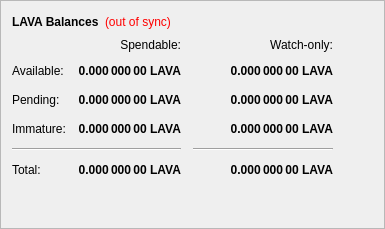
        <widget class="QFrame" name="frame">
         <property name="frameShape">
          <enum>QFrame::StyledPanel</enum>
         </property>
         <property name="frameShadow">
          <enum>QFrame::Raised</enum>
         </property>
         <layout class="QVBoxLayout" name="verticalLayout_4">
          <item>
           <layout class="QHBoxLayout" name="horizontalLayout_4">
            <item>
             <widget class="QLabel" name="label_5">
              <property name="font">
               <font>
                <weight>75</weight>
                <bold>true</bold>
               </font>
              </property>
              <property name="text">
               <string>LAVA Balances</string>
              </property>
             </widget>
            </item>
            <item>
             <widget class="QLabel" name="labelWalletStatus">
              <property name="cursor">
               <cursorShape>WhatsThisCursor</cursorShape>
              </property>
              <property name="toolTip">
               <string>The displayed information may be out of date. Your wallet automatically synchronizes with the LAVA network after a connection is established, but this process has not completed yet.</string>
              </property>
              <property name="styleSheet">
               <string notr="true">QLabel { color: red; }</string>
              </property>
              <property name="text">
               <string notr="true">(out of sync)</string>
              </property>
              <property name="alignment">
               <set>Qt::AlignLeading|Qt::AlignLeft|Qt::AlignVCenter</set>
              </property>
             </widget>
            </item>
            <item>
             <spacer name="horizontalSpacer_3">
              <property name="orientation">
               <enum>Qt::Horizontal</enum>
              </property>
              <property name="sizeHint" stdset="0">
               <size>
                <width>40</width>
                <height>20</height>
               </size>
              </property>
             </spacer>
            </item>
           </layout>
          </item>
          <item>
           <layout class="QGridLayout" name="gridLayout">
            <property name="spacing">
             <number>12</number>
            </property>
            <item row="2" column="2">
             <widget class="QLabel" name="labelWatchPending">
              <property name="font">
               <font>
                <weight>75</weight>
                <bold>true</bold>
               </font>
              </property>
              <property name="cursor">
               <cursorShape>IBeamCursor</cursorShape>
              </property>
              <property name="toolTip">
               <string>Unconfirmed transactions to watch-only addresses</string>
              </property>
              <property name="text">
               <string notr="true">0.000 000 00 LAVA</string>
              </property>
              <property name="alignment">
               <set>Qt::AlignRight|Qt::AlignTrailing|Qt::AlignVCenter</set>
              </property>
              <property name="textInteractionFlags">
               <set>Qt::LinksAccessibleByMouse|Qt::TextSelectableByKeyboard|Qt::TextSelectableByMouse</set>
              </property>
             </widget>
            </item>
            <item row="2" column="1">
             <widget class="QLabel" name="labelUnconfirmed">
              <property name="font">
               <font>
                <weight>75</weight>
                <bold>true</bold>
               </font>
              </property>
              <property name="cursor">
               <cursorShape>IBeamCursor</cursorShape>
              </property>
              <property name="toolTip">
               <string>Total of transactions that have yet to be confirmed, and do not yet count toward the spendable balance</string>
              </property>
              <property name="text">
               <string notr="true">0.000 000 00 LAVA</string>
              </property>
              <property name="alignment">
               <set>Qt::AlignRight|Qt::AlignTrailing|Qt::AlignVCenter</set>
              </property>
              <property name="textInteractionFlags">
               <set>Qt::LinksAccessibleByMouse|Qt::TextSelectableByKeyboard|Qt::TextSelectableByMouse</set>
              </property>
             </widget>
            </item>
            <item row="3" column="2">
             <widget class="QLabel" name="labelWatchImmature">
              <property name="font">
               <font>
                <weight>75</weight>
                <bold>true</bold>
               </font>
              </property>
              <property name="cursor">
               <cursorShape>IBeamCursor</cursorShape>
              </property>
              <property name="toolTip">
               <string>Staked or masternode rewards in watch-only addresses that has not yet matured</string>
              </property>
              <property name="text">
               <string notr="true">0.000 000 00 LAVA</string>
              </property>
              <property name="alignment">
               <set>Qt::AlignRight|Qt::AlignTrailing|Qt::AlignVCenter</set>
              </property>
              <property name="textInteractionFlags">
               <set>Qt::LinksAccessibleByMouse|Qt::TextSelectableByKeyboard|Qt::TextSelectableByMouse</set>
              </property>
             </widget>
            </item>
            <item row="4" column="0" colspan="2">
             <widget class="Line" name="lineSpendableBalance">
              <property name="orientation">
               <enum>Qt::Horizontal</enum>
              </property>
             </widget>
            </item>
            <item row="4" column="2">
             <widget class="Line" name="lineWatchBalance">
              <property name="sizePolicy">
               <sizepolicy hsizetype="Preferred" vsizetype="Fixed">
                <horstretch>0</horstretch>
                <verstretch>0</verstretch>
               </sizepolicy>
              </property>
              <property name="minimumSize">
               <size>
                <width>140</width>
                <height>0</height>
               </size>
              </property>
              <property name="orientation">
               <enum>Qt::Horizontal</enum>
              </property>
             </widget>
            </item>
            <item row="5" column="0">
             <widget class="QLabel" name="labelTotalText">
              <property name="text">
               <string>Total:</string>
              </property>
             </widget>
            </item>
            <item row="3" column="1">
             <widget class="QLabel" name="labelImmature">
              <property name="font">
               <font>
                <weight>75</weight>
                <bold>true</bold>
               </font>
              </property>
              <property name="cursor">
               <cursorShape>IBeamCursor</cursorShape>
              </property>
              <property name="toolTip">
               <string>Staked or masternode rewards that has not yet matured</string>
              </property>
              <property name="text">
               <string notr="true">0.000 000 00 LAVA</string>
              </property>
              <property name="alignment">
               <set>Qt::AlignRight|Qt::AlignTrailing|Qt::AlignVCenter</set>
              </property>
              <property name="textInteractionFlags">
               <set>Qt::LinksAccessibleByMouse|Qt::TextSelectableByKeyboard|Qt::TextSelectableByMouse</set>
              </property>
             </widget>
            </item>
            <item row="2" column="3">
             <spacer name="horizontalSpacer_2">
              <property name="orientation">
               <enum>Qt::Horizontal</enum>
              </property>
              <property name="sizeHint" stdset="0">
               <size>
                <width>40</width>
                <height>20</height>
               </size>
              </property>
             </spacer>
            </item>
            <item row="3" column="0">
             <widget class="QLabel" name="labelImmatureText">
              <property name="text">
               <string>Immature:</string>
              </property>
             </widget>
            </item>
            <item row="5" column="1">
             <widget class="QLabel" name="labelTotal">
              <property name="font">
               <font>
                <weight>75</weight>
                <bold>true</bold>
               </font>
              </property>
              <property name="cursor">
               <cursorShape>IBeamCursor</cursorShape>
              </property>
              <property name="toolTip">
               <string>Your current total balance</string>
              </property>
              <property name="text">
               <string notr="true">0.000 000 00 LAVA</string>
              </property>
              <property name="alignment">
               <set>Qt::AlignRight|Qt::AlignTrailing|Qt::AlignVCenter</set>
              </property>
              <property name="textInteractionFlags">
               <set>Qt::LinksAccessibleByMouse|Qt::TextSelectableByKeyboard|Qt::TextSelectableByMouse</set>
              </property>
             </widget>
            </item>
            <item row="5" column="2">
             <widget class="QLabel" name="labelWatchTotal">
              <property name="font">
               <font>
                <weight>75</weight>
                <bold>true</bold>
               </font>
              </property>
              <property name="cursor">
               <cursorShape>IBeamCursor</cursorShape>
              </property>
              <property name="toolTip">
               <string>Current total balance in watch-only addresses</string>
              </property>
              <property name="text">
               <string notr="true">0.000 000 00 LAVA</string>
              </property>
              <property name="alignment">
               <set>Qt::AlignRight|Qt::AlignTrailing|Qt::AlignVCenter</set>
              </property>
              <property name="textInteractionFlags">
               <set>Qt::LinksAccessibleByMouse|Qt::TextSelectableByKeyboard|Qt::TextSelectableByMouse</set>
              </property>
             </widget>
            </item>
            <item row="0" column="2">
             <widget class="QLabel" name="labelWatchonly">
              <property name="text">
               <string>Watch-only:</string>
              </property>
              <property name="alignment">
               <set>Qt::AlignRight|Qt::AlignTrailing|Qt::AlignVCenter</set>
              </property>
             </widget>
            </item>
            <item row="1" column="0">
             <widget class="QLabel" name="labelBalanceText">
              <property name="text">
               <string>Available:</string>
              </property>
             </widget>
            </item>
            <item row="1" column="1">
             <widget class="QLabel" name="labelBalance">
              <property name="font">
               <font>
                <weight>75</weight>
                <bold>true</bold>
               </font>
              </property>
              <property name="cursor">
               <cursorShape>IBeamCursor</cursorShape>
              </property>
              <property name="toolTip">
               <string>Your current spendable balance</string>
              </property>
              <property name="text">
               <string notr="true">0.000 000 00 LAVA</string>
              </property>
              <property name="alignment">
               <set>Qt::AlignRight|Qt::AlignTrailing|Qt::AlignVCenter</set>
              </property>
              <property name="textInteractionFlags">
               <set>Qt::LinksAccessibleByMouse|Qt::TextSelectableByKeyboard|Qt::TextSelectableByMouse</set>
              </property>
             </widget>
            </item>
            <item row="1" column="2">
             <widget class="QLabel" name="labelWatchAvailable">
              <property name="font">
               <font>
                <weight>75</weight>
                <bold>true</bold>
               </font>
              </property>
              <property name="cursor">
               <cursorShape>IBeamCursor</cursorShape>
              </property>
              <property name="toolTip">
               <string>Your current balance in watch-only addresses</string>
              </property>
              <property name="text">
               <string notr="true">0.000 000 00 LAVA</string>
              </property>
              <property name="alignment">
               <set>Qt::AlignRight|Qt::AlignTrailing|Qt::AlignVCenter</set>
              </property>
              <property name="textInteractionFlags">
               <set>Qt::LinksAccessibleByMouse|Qt::TextSelectableByKeyboard|Qt::TextSelectableByMouse</set>
              </property>
             </widget>
            </item>
            <item row="2" column="0">
             <widget class="QLabel" name="labelPendingText">
              <property name="text">
               <string>Pending:</string>
              </property>
             </widget>
            </item>
            <item row="0" column="1">
             <widget class="QLabel" name="labelSpendable">
              <property name="text">
               <string>Spendable:</string>
              </property>
              <property name="alignment">
               <set>Qt::AlignRight|Qt::AlignTrailing|Qt::AlignVCenter</set>
              </property>
             </widget>
            </item>
           </layout>
          </item>
          <item>
           <spacer name="verticalSpacer_4">
            <property name="orientation">
             <enum>Qt::Vertical</enum>
            </property>
            <property name="sizeHint" stdset="0">
             <size>
              <width>20</width>
              <height>40</height>
             </size>
            </property>
           </spacer>
          </item>
         </layout>
        </widget>
